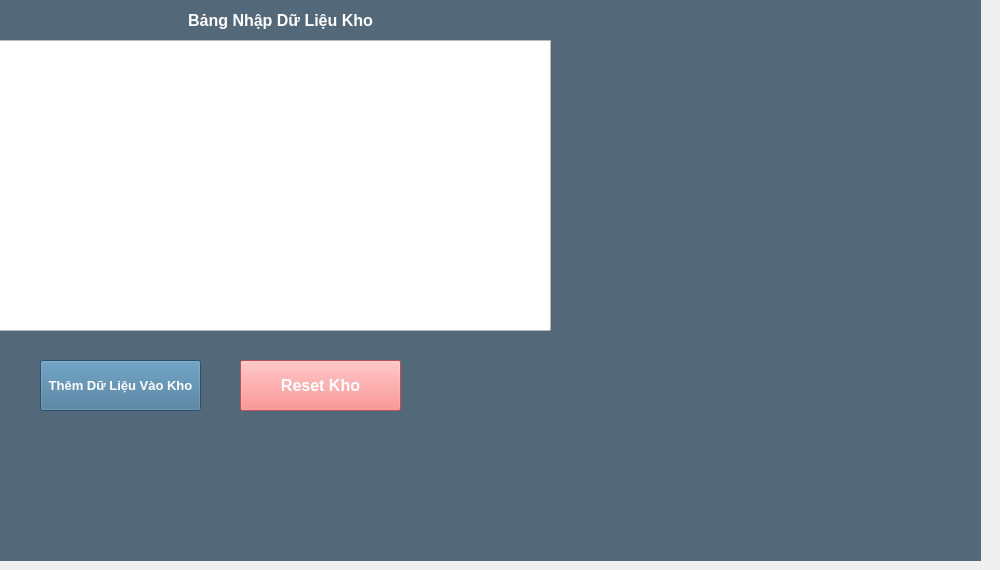
    <widget class="QWidget" name="tab_2">
     <attribute name="title">
      <string>Kho Dữ Liệu Reg Acc</string>
     </attribute>
     <widget class="QPlainTextEdit" name="plainTextEdit_KhoDuLieu">
      <property name="geometry">
       <rect>
        <x>-10</x>
        <y>40</y>
        <width>561</width>
        <height>291</height>
       </rect>
      </property>
      <property name="font">
       <font>
        <pointsize>12</pointsize>
       </font>
      </property>
      <property name="styleSheet">
       <string notr="true"/>
      </property>
     </widget>
     <widget class="QPushButton" name="pushButton_ThemDuLieu">
      <property name="geometry">
       <rect>
        <x>40</x>
        <y>360</y>
        <width>161</width>
        <height>51</height>
       </rect>
      </property>
      <property name="font">
       <font>
        <pointsize>10</pointsize>
        <weight>75</weight>
        <bold>true</bold>
       </font>
      </property>
      <property name="styleSheet">
       <string notr="true">background-color: #407294;

border-width:5px;
color:white;</string>
      </property>
      <property name="text">
       <string>Thêm Dữ Liệu Vào Kho</string>
      </property>
     </widget>
     <widget class="QLabel" name="label_4">
      <property name="geometry">
       <rect>
        <x>140</x>
        <y>10</y>
        <width>281</width>
        <height>21</height>
       </rect>
      </property>
      <property name="font">
       <font>
        <pointsize>12</pointsize>
        <weight>75</weight>
        <bold>true</bold>
       </font>
      </property>
      <property name="styleSheet">
       <string notr="true">color:white</string>
      </property>
      <property name="text">
       <string>&lt;html&gt;&lt;head/&gt;&lt;body&gt;&lt;p align=&quot;center&quot;&gt;Bảng Nhập Dữ Liệu Kho&lt;/p&gt;&lt;/body&gt;&lt;/html&gt;</string>
      </property>
     </widget>
     <widget class="QWidget" name="widget_3" native="true">
      <property name="geometry">
       <rect>
        <x>-10</x>
        <y>0</y>
        <width>991</width>
        <height>561</height>
       </rect>
      </property>
      <property name="styleSheet">
       <string notr="true">background-color:	#536878</string>
      </property>
      <widget class="QPushButton" name="pushButton_ResetKho">
       <property name="geometry">
        <rect>
         <x>250</x>
         <y>360</y>
         <width>161</width>
         <height>51</height>
        </rect>
       </property>
       <property name="font">
        <font>
         <pointsize>12</pointsize>
         <weight>75</weight>
         <bold>true</bold>
        </font>
       </property>
       <property name="styleSheet">
        <string notr="true">background-color: #ff7373;

border-width:5px;
color:white;</string>
       </property>
       <property name="text">
        <string>Reset Kho</string>
       </property>
      </widget>
     </widget>
     <zorder>widget_3</zorder>
     <zorder>plainTextEdit_KhoDuLieu</zorder>
     <zorder>pushButton_ThemDuLieu</zorder>
     <zorder>label_4</zorder>
    </widget>
